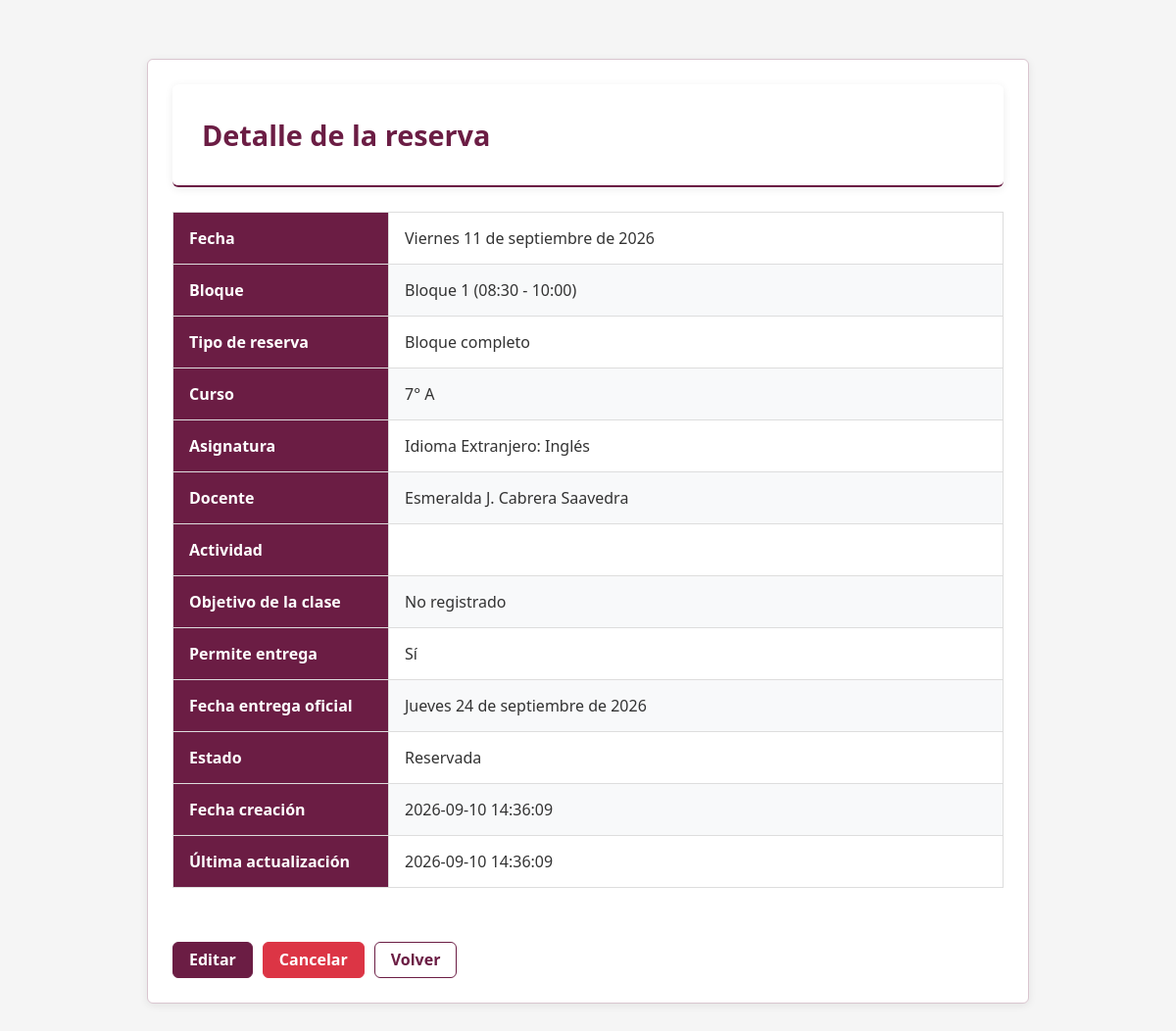
The page /modules/reservas/ver.php?id=54 (signed in) on the database its author committed.
### tables this page shows
CREATE TABLE `reservas` (
  `id` int(11) NOT NULL,
  `docente_id` int(11) NOT NULL,
  `usuario_id` int(11) DEFAULT NULL,
  `curso_id` int(11) NOT NULL,
  `asignatura_id` int(11) NOT NULL,
  `bloque_id` int(11) NOT NULL,
  `fecha` date NOT NULL,
  `objetivo_clase` varchar(150) DEFAULT NULL,
  `actividad` varchar(150) DEFAULT '',
  `permite_entrega` tinyint(1) NOT NULL,
  `fecha_cierre` datetime DEFAULT NULL,
  `cierre_manual` tinyint(1) DEFAULT 0,
  `estado` enum('reservada','utilizada','cancelada') NOT NULL DEFAULT 'reservada',
  `fecha_creacion` datetime DEFAULT current_timestamp(),
  `fecha_actualizacion` datetime DEFAULT current_timestamp() ON UPDATE current_timestamp(),
  `tipo_reserva` enum('completo','sub1','sub2') NOT NULL DEFAULT 'completo',
  `fecha_entrega_oficial` datetime DEFAULT NULL,
  `trabajo_id` int(10) UNSIGNED DEFAULT NULL
);

CREATE TABLE `bloques` (
  `id` int(11) NOT NULL,
  `numero_bloque` int(11) NOT NULL,
  `hora_inicio` time NOT NULL,
  `hora_termino` time NOT NULL
);

CREATE TABLE `cursos` (
  `id` int(11) NOT NULL,
  `nombre_curso` varchar(10) NOT NULL DEFAULT '',
  `modalidad` enum('asignatura','taller') DEFAULT 'asignatura'
);

CREATE TABLE `asignaturas` (
  `id` int(11) NOT NULL,
  `asignatura_nombre` varchar(50) NOT NULL,
  `modalidad` enum('asignatura','taller') DEFAULT 'asignatura',
  `activo` tinyint(1) DEFAULT NULL
);

CREATE TABLE `docentes` (
  `id` int(11) NOT NULL,
  `nombres` varchar(50) NOT NULL,
  `apellidos` varchar(50) NOT NULL,
  `correo` varchar(50) NOT NULL,
  `activo` tinyint(1) NOT NULL
);

### includes/reservas_funciones.php (called while the page is built, shortened)
<?php
function formatearFechaLarga(string $fecha): string
{
    $dias = [
        'Sunday'    => 'Domingo',
        'Monday'    => 'Lunes',
        'Tuesday'   => 'Martes',
        'Wednesday' => 'Miércoles',
        'Thursday'  => 'Jueves',
        'Friday'    => 'Viernes',
        'Saturday'  => 'Sábado'
    ];
    $meses = [
        1 => 'enero',
        2 => 'febrero',
        3 => 'marzo',
        4 => 'abril',
        5 => 'mayo',
        6 => 'junio',
        7 => 'julio',
        8 => 'agosto',
        9 => 'septiembre',
        10 => 'octubre',
        11 => 'noviembre',
        12 => 'diciembre'
    ];
    $timestamp = strtotime($fecha);
    return sprintf(
        '%s %02d de %s de %d',
        $dias[date('l', $timestamp)],
        date('d', $timestamp),
        $meses[(int)date('n', $timestamp)],
        date('Y', $timestamp)
    );
}
function formatearTipoReserva(string $tipo): string
{
    return match ($tipo) {
        'completo' => 'Bloque completo',
        'sub1' => 'Primer bloque (45 min)',
        'sub2' => 'Segundo bloque (45 min)',
        default => $tipo
    };
}
?>

### modules/reservas/ver.php (the view, shortened to what this page needs)
<?php
require_once '../../config/database.php';
require_once '../../includes/reservas_funciones.php';
$id = intval($_GET['id'] ?? 0);
$sql = "SELECT
            r.id,
            r.fecha,
            r.objetivo_clase,
            r.actividad,
            r.permite_entrega,
            r.fecha_cierre,
            r.cierre_manual,
            r.tipo_reserva,
            r.estado,
            r.fecha_entrega_oficial,
            r.fecha_creacion,
            r.fecha_actualizacion,
            c.nombre_curso,
            a.asignatura_nombre,
            b.numero_bloque,
            b.hora_inicio,
            b.hora_termino,
            d.nombres,
            d.apellidos
        FROM reservas r
        INNER JOIN cursos c
            ON c.id = r.curso_id
        INNER JOIN asignaturas a
            ON a.id = r.asignatura_id
        INNER JOIN bloques b
            ON b.id = r.bloque_id
        INNER JOIN docentes d
            ON d.id = r.docente_id
        WHERE r.id = ?";
$stmt = $conexion->prepare($sql);
$stmt->bind_param("i", $id);
$stmt->execute();
$resultado = $stmt->get_result();
$reserva = $resultado->fetch_assoc();
$fecha = formatearFechaLarga($reserva['fecha']);
?>
<!DOCTYPE html>
<html lang="es">
<head>
    <link rel="stylesheet" href="../../assets/css/estilos.css">
    <link rel="stylesheet" href="../../assets/css/botones.css">
    <link rel="stylesheet" href="../../assets/css/reservas.css">
    <link rel="stylesheet" href="../../assets/css/tablas.css">
</head>
<body>
    <main class="contenedor">
        <section class="panel">
            <h1>Detalle de la reserva</h1>
            <div class="tabla-responsive">
                <table class="tabla-detalle">
                    <tbody>
                        <tr>
                            <th>Fecha</th>
                            <td><?= htmlspecialchars($fecha) ?></td>
                        </tr>
                        <tr>
                            <th>Bloque</th>
                            <td>
                                Bloque <?= htmlspecialchars($reserva['numero_bloque']) ?>
                                (<?= substr($reserva['hora_inicio'], 0, 5) ?>
                                -
                                <?= substr($reserva['hora_termino'], 0, 5) ?>)
                            </td>
                        </tr>
                        <tr>
                            <th>Tipo de reserva</th>
                            <td><?= formatearTipoReserva($reserva['tipo_reserva']) ?></td>
                        </tr>
                        <tr>
                            <th>Curso</th>
                            <td><?= htmlspecialchars($reserva['nombre_curso']) ?></td>
                        </tr>
                        <tr>
                            <th>Asignatura</th>
                            <td><?= htmlspecialchars($reserva['asignatura_nombre']) ?></td>
                        </tr>
                        <tr>
                            <th>Docente</th>
                            <td>
                                <?= htmlspecialchars(
                                    $reserva['nombres'] . ' ' . $reserva['apellidos']
                                ) ?>
                            </td>
                        </tr>
                        <tr>
                            <th>Actividad</th>
                            <td><?= nl2br(htmlspecialchars($reserva['actividad'])) ?></td>
                        </tr>
                        <tr>
                            <th>Objetivo de la clase</th>
                            <td>
                                <?= $reserva['objetivo_clase'] !== null && $reserva['objetivo_clase'] !== ''
                                    ? nl2br(htmlspecialchars($reserva['objetivo_clase']))
                                    : 'No registrado'; ?>
                            </td>
                        </tr>
                        <tr>
                            <th>Permite entrega</th>
                            <td><?= $reserva['permite_entrega'] ? 'Sí' : 'No'; ?></td>
                        </tr>
                        <tr>
                            <th>Fecha entrega oficial</th>
                            <td>
                                <?= $reserva['fecha_entrega_oficial']
                                    ? formatearFechaLarga($reserva['fecha_entrega_oficial'])
                                    : 'No aplica'; ?>
                            </td>
                        </tr>
                        <tr>
                            <th>Estado</th>
                            <td><?= ucfirst(htmlspecialchars($reserva['estado'])) ?></td>
                        </tr>
                        <tr>
                            <th>Fecha creación</th>
                            <td><?= htmlspecialchars($reserva['fecha_creacion']) ?></td>
                        </tr>
                        <tr>
                            <th>Última actualización</th>
                            <td><?= htmlspecialchars($reserva['fecha_actualizacion']) ?></td>
                        </tr>
                    </tbody>
                </table>
            </div>
            <div class="acciones">
                <a
                    href="editar.php?id=<?= $reserva['id']; ?>"
                    class="btn btn-primario">
                    Editar
                </a>
                <a
                    href="cancelar.php?id=<?= $reserva['id']; ?>"
                    class="btn btn-peligro"
                    onclick="return confirm('¿Confirma cancelar esta reserva?');">
                    Cancelar
                </a>
                <a
                    href="agenda.php"
                    class="btn btn-secundario">
                    Volver
                </a>
            </div>
        </section>
    </main>
</body>
</html>

### assets/css/estilos.css (style rules this page uses)
:root { --color-primario: #6b1d44; --color-primario-hover: #5b1739; --color-primario-original: #4e0227; --color-exito: #198754; --color-exito-hover: #157347; --color-advertencia: #ffc107; --color-advertencia-hover: #e0a800; --color-error: #dc3545; --color-error-hover: #bb2d3b; --color-fondo: #ffffff; --color-fondo-secundario: #f5f5f5; --color-fondo-neutro: #eeeeee; --color-texto: #333333; --color-texto-secundario: #666666; --color-borde: #d9c5cf; --radio-borde: 6px; --ancho-formulario: 700px; --btn-padding-y: 8px; --btn-padding-x: 16px; --btn-transicion: .2s ease; --sombra-focus: 0 0 5px rgba(107, 29, 68, 0.25); }
* { margin: 0; padding: 0; box-sizing: border-box; }
html { font-size: 16px; }
body { font-family: "Segoe UI", Tahoma, Geneva, Verdana, sans-serif; font-size: 1rem; line-height: 1.5; color: var(--color-texto); background-color: var(--color-fondo-secundario); }
main { padding: 30px 0; }
h1, h2, h3, h4, h5, h6 { color: var(--color-primario); font-weight: 600; }
a { color: var(--color-primario); text-decoration: none; transition: color 0.2s ease; }
.contenedor { width: 90%; max-width: 1200px; margin: 0 auto; }
.panel { max-width: 900px; margin: 30px auto; padding: 25px; background: #ffffff; border: 1px solid var(--color-borde); border-radius: var(--radio-borde); box-shadow: 0 2px 8px rgba(0, 0, 0, .08); }
.panel h1 { margin: 0 0 25px; padding-bottom: 12px; border-bottom: 2px solid var(--color-primario); color: var(--color-primario); font-size: 1.8rem; background: #fff; padding: 30px; border-radius: var(--radio-borde); box-shadow: 0 2px 8px rgba(0, 0, 0, 0.08); margin-top: 0; margin-bottom: 25px; }

### assets/css/botones.css (style rules this page uses)
.btn { display: inline-flex; align-items: center; justify-content: center; padding: 8px 16px; font-family: inherit; font-size: inherit; line-height: 1.2; font-weight: 600; text-decoration: none; white-space: nowrap; cursor: pointer; border: 1px solid transparent; border-radius: var(--radio-borde); box-sizing: border-box; transition: background-color 0.2s ease, border-color 0.2s ease, color 0.2s ease, box-shadow 0.2s ease; }
.btn-primario { color: var(--color-fondo); background-color: var(--color-primario); border-color: var(--color-primario); }
.btn-secundario { color: var(--color-primario); background-color: var(--color-fondo); border-color: var(--color-primario); }
.btn-peligro { color: var(--color-fondo); background-color: var(--color-error); border-color: var(--color-error); }
.acciones { display: flex; gap: 10px; margin-top: 25px; }

### assets/css/tablas.css (style rules this page uses)
.tabla-responsive { width: 100%; overflow-x: auto; margin: 20px 0; }
.tabla-detalle { width: 100%; border-collapse: collapse; margin-bottom: 30px; }
.tabla-detalle th, .tabla-detalle td { padding: 14px 16px; border: 1px solid #ddd; text-align: left; vertical-align: top; }
.tabla-detalle th { width: 220px; background-color: var(--color-primario); color: #fff; font-weight: 600; }
.tabla-detalle td { background-color: #fff; color: var(--color-texto); }
.tabla-detalle tr:nth-child(even) td { background-color: #f8f9fa; }

### rows shown on the page
reservas: fecha "Viernes 11 de septiembre de 2026", bloque.numero_bloque "1", bloque.hora_inicio "08:30", bloque.hora_termino "10:00", tipo_reserva "Bloque completo", curso.nombre_curso "7° A", asignatura.asignatura_nombre "Idioma Extranjero: Inglés", docente.apellidos "Esmeralda J. Cabrera Saavedra", fecha_entrega_oficial "Jueves 24 de septiembre de 2026", estado "Reservada", fecha_creacion "2026-09-10 14:36:09", fecha_actualizacion "2026-09-10 14:36:09"
